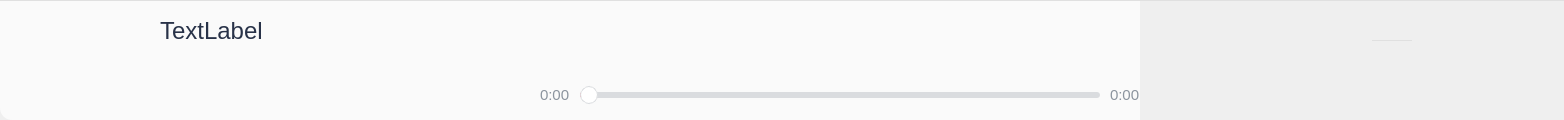
<?xml version="1.0" encoding="UTF-8"?>
<ui version="4.0">
 <class>Musicplayerwi</class>
 <widget class="QWidget" name="Musicplayerwi">
  <property name="geometry">
   <rect>
    <x>0</x>
    <y>0</y>
    <width>1564</width>
    <height>120</height>
   </rect>
  </property>
  <property name="windowTitle">
   <string>Form</string>
  </property>
  <property name="styleSheet">
   <string notr="true">border-top: 1px solid #e0e0e0;     /* 上边框：浅灰色，1像素实线 */

</string>
  </property>
  <layout class="QHBoxLayout" name="horizontalLayout">
   <property name="spacing">
    <number>0</number>
   </property>
   <property name="leftMargin">
    <number>0</number>
   </property>
   <property name="topMargin">
    <number>0</number>
   </property>
   <property name="rightMargin">
    <number>0</number>
   </property>
   <property name="bottomMargin">
    <number>0</number>
   </property>
   <item>
    <widget class="QWidget" name="widget" native="true">
     <property name="minimumSize">
      <size>
       <width>540</width>
       <height>0</height>
      </size>
     </property>
     <property name="maximumSize">
      <size>
       <width>540</width>
       <height>16777215</height>
      </size>
     </property>
     <property name="styleSheet">
      <string notr="true">background-color: #fafafa;
border-bottom-left-radius: 12px; 
border-top: 1px solid #e0e0e0;     /* 上边框：浅灰色，1像素实线 */
</string>
     </property>
     <layout class="QHBoxLayout" name="horizontalLayout_6">
      <property name="spacing">
       <number>0</number>
      </property>
      <property name="leftMargin">
       <number>0</number>
      </property>
      <property name="topMargin">
       <number>0</number>
      </property>
      <property name="rightMargin">
       <number>0</number>
      </property>
      <property name="bottomMargin">
       <number>0</number>
      </property>
      <item>
       <spacer name="horizontalSpacer_5">
        <property name="orientation">
         <enum>Qt::Horizontal</enum>
        </property>
        <property name="sizeType">
         <enum>QSizePolicy::Fixed</enum>
        </property>
        <property name="sizeHint" stdset="0">
         <size>
          <width>40</width>
          <height>20</height>
         </size>
        </property>
       </spacer>
      </item>
      <item>
       <widget class="RecordWi" name="record_wi" native="true">
        <property name="minimumSize">
         <size>
          <width>100</width>
          <height>100</height>
         </size>
        </property>
        <property name="maximumSize">
         <size>
          <width>100</width>
          <height>100</height>
         </size>
        </property>
        <property name="styleSheet">
         <string notr="true">border-top:none;</string>
        </property>
       </widget>
      </item>
      <item>
       <widget class="QWidget" name="widget_7" native="true">
        <property name="styleSheet">
         <string notr="true"/>
        </property>
        <layout class="QVBoxLayout" name="verticalLayout_2">
         <property name="spacing">
          <number>0</number>
         </property>
         <property name="leftMargin">
          <number>0</number>
         </property>
         <property name="topMargin">
          <number>0</number>
         </property>
         <property name="rightMargin">
          <number>0</number>
         </property>
         <property name="bottomMargin">
          <number>0</number>
         </property>
         <item>
          <spacer name="verticalSpacer_2">
           <property name="orientation">
            <enum>Qt::Vertical</enum>
           </property>
           <property name="sizeType">
            <enum>QSizePolicy::Fixed</enum>
           </property>
           <property name="sizeHint" stdset="0">
            <size>
             <width>20</width>
             <height>10</height>
            </size>
           </property>
          </spacer>
         </item>
         <item>
          <widget class="QWidget" name="widget_8" native="true">
           <property name="maximumSize">
            <size>
             <width>16777215</width>
             <height>45</height>
            </size>
           </property>
           <property name="styleSheet">
            <string notr="true">border-top:none;</string>
           </property>
           <layout class="QHBoxLayout" name="horizontalLayout_7">
            <property name="spacing">
             <number>0</number>
            </property>
            <property name="leftMargin">
             <number>0</number>
            </property>
            <property name="topMargin">
             <number>0</number>
            </property>
            <property name="rightMargin">
             <number>0</number>
            </property>
            <property name="bottomMargin">
             <number>0</number>
            </property>
            <item>
             <spacer name="horizontalSpacer_7">
              <property name="orientation">
               <enum>Qt::Horizontal</enum>
              </property>
              <property name="sizeType">
               <enum>QSizePolicy::Fixed</enum>
              </property>
              <property name="sizeHint" stdset="0">
               <size>
                <width>20</width>
                <height>20</height>
               </size>
              </property>
             </spacer>
            </item>
            <item>
             <widget class="QLabel" name="songinfo_lb">
              <property name="minimumSize">
               <size>
                <width>0</width>
                <height>40</height>
               </size>
              </property>
              <property name="maximumSize">
               <size>
                <width>16777215</width>
                <height>40</height>
               </size>
              </property>
              <property name="styleSheet">
               <string notr="true">border-top:none;
color: #283248;
        font-size: 24px;
        font-family: &quot;Microsoft YaHei&quot;;
        font-weight: normal;
        background-color: transparent;</string>
              </property>
              <property name="text">
               <string>TextLabel</string>
              </property>
             </widget>
            </item>
           </layout>
          </widget>
         </item>
         <item>
          <widget class="QWidget" name="widget_9" native="true">
           <property name="maximumSize">
            <size>
             <width>16777215</width>
             <height>50</height>
            </size>
           </property>
           <property name="styleSheet">
            <string notr="true">border-top:none;</string>
           </property>
           <layout class="QHBoxLayout" name="horizontalLayout_8">
            <item>
             <widget class="QPushButton" name="collect_btn">
              <property name="minimumSize">
               <size>
                <width>40</width>
                <height>40</height>
               </size>
              </property>
              <property name="maximumSize">
               <size>
                <width>40</width>
                <height>40</height>
               </size>
              </property>
              <property name="styleSheet">
               <string notr="true">QPushButton{	
	background-image: url(:/res/viewswitch/collect1.png);  
    background-position: center center;
}
QPushButton:hover {
  	background-image: url(:/res/viewswitch/collect2.png);  
    background-position: center center;
}
QPushButton:pressed {
 	background-image: url(:/res/viewswitch/collect3.png);  
    background-position: center center;
}</string>
              </property>
              <property name="text">
               <string/>
              </property>
             </widget>
            </item>
            <item>
             <spacer name="horizontalSpacer_6">
              <property name="orientation">
               <enum>Qt::Horizontal</enum>
              </property>
              <property name="sizeType">
               <enum>QSizePolicy::Fixed</enum>
              </property>
              <property name="sizeHint" stdset="0">
               <size>
                <width>300</width>
                <height>20</height>
               </size>
              </property>
             </spacer>
            </item>
           </layout>
          </widget>
         </item>
         <item>
          <spacer name="verticalSpacer">
           <property name="orientation">
            <enum>Qt::Vertical</enum>
           </property>
           <property name="sizeType">
            <enum>QSizePolicy::Fixed</enum>
           </property>
           <property name="sizeHint" stdset="0">
            <size>
             <width>20</width>
             <height>18</height>
            </size>
           </property>
          </spacer>
         </item>
        </layout>
       </widget>
      </item>
     </layout>
    </widget>
   </item>
   <item>
    <widget class="QWidget" name="widget_2" native="true">
     <property name="minimumSize">
      <size>
       <width>600</width>
       <height>0</height>
      </size>
     </property>
     <property name="maximumSize">
      <size>
       <width>600</width>
       <height>16777215</height>
      </size>
     </property>
     <property name="styleSheet">
      <string notr="true">background-color: #fafafa;

border-top: 1px solid #e0e0e0;     /* 上边框：浅灰色，1像素实线 */
</string>
     </property>
     <layout class="QVBoxLayout" name="verticalLayout">
      <property name="spacing">
       <number>0</number>
      </property>
      <property name="leftMargin">
       <number>0</number>
      </property>
      <property name="topMargin">
       <number>0</number>
      </property>
      <property name="rightMargin">
       <number>0</number>
      </property>
      <property name="bottomMargin">
       <number>0</number>
      </property>
      <item>
       <widget class="QWidget" name="barcontrol_wi" native="true">
        <property name="minimumSize">
         <size>
          <width>0</width>
          <height>80</height>
         </size>
        </property>
        <property name="maximumSize">
         <size>
          <width>16777215</width>
          <height>80</height>
         </size>
        </property>
        <property name="styleSheet">
         <string notr="true">QPushButton {
    background-repeat: no-repeat;
    background-position: center;
    border: none;
    background-color: transparent;
}</string>
        </property>
        <layout class="QHBoxLayout" name="horizontalLayout_2">
         <item>
          <spacer name="horizontalSpacer">
           <property name="orientation">
            <enum>Qt::Horizontal</enum>
           </property>
           <property name="sizeType">
            <enum>QSizePolicy::Fixed</enum>
           </property>
           <property name="sizeHint" stdset="0">
            <size>
             <width>110</width>
             <height>20</height>
            </size>
           </property>
          </spacer>
         </item>
         <item>
          <widget class="QWidget" name="widget_4" native="true">
           <property name="styleSheet">
            <string notr="true">border-top:none;
</string>
           </property>
           <layout class="QHBoxLayout" name="horizontalLayout_3">
            <property name="spacing">
             <number>10</number>
            </property>
            <property name="leftMargin">
             <number>0</number>
            </property>
            <property name="topMargin">
             <number>15</number>
            </property>
            <property name="rightMargin">
             <number>0</number>
            </property>
            <property name="bottomMargin">
             <number>0</number>
            </property>
            <item>
             <widget class="QPushButton" name="love_btn">
              <property name="minimumSize">
               <size>
                <width>40</width>
                <height>40</height>
               </size>
              </property>
              <property name="maximumSize">
               <size>
                <width>40</width>
                <height>40</height>
               </size>
              </property>
              <property name="styleSheet">
               <string notr="true">QPushButton{	
	background-image: url(:/res/viewswitch/love1.png);  
    background-position: center center;
}
QPushButton:hover {
  	background-image: url(:/res/viewswitch/love2.png);  
    background-position: center center;
}
QPushButton:pressed {
 	background-image: url(:/res/viewswitch/love3.png);  
    background-position: center center;
}
</string>
              </property>
              <property name="text">
               <string/>
              </property>
             </widget>
            </item>
            <item>
             <widget class="QPushButton" name="forward_btn">
              <property name="minimumSize">
               <size>
                <width>40</width>
                <height>40</height>
               </size>
              </property>
              <property name="maximumSize">
               <size>
                <width>40</width>
                <height>40</height>
               </size>
              </property>
              <property name="styleSheet">
               <string notr="true">QPushButton{	
	background-image: url(:/res/viewswitch/forward1.png);  
    background-position: center center;
}
QPushButton:hover {
  	background-image: url(:/res/viewswitch/forward2.png);  
    background-position: center center;
}
QPushButton:pressed {
 	background-image: url(:/res/viewswitch/forward3.png);  
    background-position: center center;
}
</string>
              </property>
              <property name="text">
               <string/>
              </property>
             </widget>
            </item>
           </layout>
          </widget>
         </item>
         <item>
          <widget class="StatePushbutton" name="pause_btn">
           <property name="minimumSize">
            <size>
             <width>70</width>
             <height>70</height>
            </size>
           </property>
           <property name="maximumSize">
            <size>
             <width>70</width>
             <height>70</height>
            </size>
           </property>
           <property name="styleSheet">
            <string notr="true">QPushButton{	
	background-image: url(:/res/viewswitch/pause1.png);  
    background-position: center center;
}
QPushButton:hover {
  	background-image: url(:/res/viewswitch/pause2.png);  
    background-position: center center;
}
QPushButton:pressed {
 	background-image: url(:/res/viewswitch/pause3.png);  
    background-position: center center;
}
QPushButton:checked {
    background-image: url(:/res/viewswitch/continue1.png);
   background-position: center center;
}
QPushButton:checked:hover {
    background-image: url(:/res/viewswitch/continue2.png);
   background-position: center center;
}
QPushButton:checked:pressed {
    background-image: url(:/res/viewswitch/continue3.png);
   background-position: center center;
}</string>
           </property>
           <property name="text">
            <string/>
           </property>
          </widget>
         </item>
         <item>
          <widget class="QWidget" name="widget_5" native="true">
           <property name="styleSheet">
            <string notr="true">border-top:none;
</string>
           </property>
           <layout class="QHBoxLayout" name="horizontalLayout_4">
            <property name="spacing">
             <number>10</number>
            </property>
            <property name="leftMargin">
             <number>0</number>
            </property>
            <property name="topMargin">
             <number>13</number>
            </property>
            <property name="rightMargin">
             <number>0</number>
            </property>
            <property name="bottomMargin">
             <number>0</number>
            </property>
            <item>
             <widget class="QPushButton" name="retreat_btn">
              <property name="minimumSize">
               <size>
                <width>40</width>
                <height>40</height>
               </size>
              </property>
              <property name="maximumSize">
               <size>
                <width>40</width>
                <height>40</height>
               </size>
              </property>
              <property name="styleSheet">
               <string notr="true">QPushButton{	
	background-image: url(:/res/viewswitch/retreat1.png);  
    background-position: center center;
}
QPushButton:hover {
  	background-image: url(:/res/viewswitch/retreat2.png);  
    background-position: center center;
}
QPushButton:pressed {
 	background-image: url(:/res/viewswitch/retreat3.png);  
    background-position: center center;
}
</string>
              </property>
              <property name="text">
               <string/>
              </property>
             </widget>
            </item>
            <item>
             <widget class="QPushButton" name="order_btn">
              <property name="minimumSize">
               <size>
                <width>40</width>
                <height>40</height>
               </size>
              </property>
              <property name="maximumSize">
               <size>
                <width>40</width>
                <height>40</height>
               </size>
              </property>
              <property name="styleSheet">
               <string notr="true">QPushButton{	
	background-image: url(:/res/viewswitch/order1.png);  
    background-position: center center;
}
QPushButton:hover {
  	background-image: url(:/res/viewswitch/order2.png);  
    background-position: center center;
}
QPushButton:pressed {
 	background-image: url(:/res/viewswitch/order3.png);  
    background-position: center center;
}
</string>
              </property>
              <property name="text">
               <string/>
              </property>
             </widget>
            </item>
           </layout>
          </widget>
         </item>
         <item>
          <spacer name="horizontalSpacer_2">
           <property name="orientation">
            <enum>Qt::Horizontal</enum>
           </property>
           <property name="sizeType">
            <enum>QSizePolicy::Fixed</enum>
           </property>
           <property name="sizeHint" stdset="0">
            <size>
             <width>110</width>
             <height>20</height>
            </size>
           </property>
          </spacer>
         </item>
        </layout>
       </widget>
      </item>
      <item>
       <widget class="QWidget" name="progressbar_wi" native="true">
        <property name="minimumSize">
         <size>
          <width>0</width>
          <height>30</height>
         </size>
        </property>
        <property name="maximumSize">
         <size>
          <width>16777215</width>
          <height>30</height>
         </size>
        </property>
        <property name="styleSheet">
         <string notr="true">border-top:none;
</string>
        </property>
        <layout class="QHBoxLayout" name="horizontalLayout_9">
         <property name="spacing">
          <number>0</number>
         </property>
         <property name="leftMargin">
          <number>0</number>
         </property>
         <property name="topMargin">
          <number>0</number>
         </property>
         <property name="rightMargin">
          <number>0</number>
         </property>
         <property name="bottomMargin">
          <number>0</number>
         </property>
         <item>
          <widget class="QLabel" name="lefttime_lb">
           <property name="styleSheet">
            <string notr="true">color: #8b949e;
        font-size: 15px;
        font-family: &quot;Microsoft YaHei&quot;;
        font-weight: normal;
        background-color: transparent;</string>
           </property>
           <property name="text">
            <string>0:00</string>
           </property>
          </widget>
         </item>
         <item>
          <spacer name="horizontalSpacer_8">
           <property name="orientation">
            <enum>Qt::Horizontal</enum>
           </property>
           <property name="sizeType">
            <enum>QSizePolicy::Fixed</enum>
           </property>
           <property name="sizeHint" stdset="0">
            <size>
             <width>10</width>
             <height>20</height>
            </size>
           </property>
          </spacer>
         </item>
         <item>
          <widget class="QSlider" name="bar_sl">
           <property name="styleSheet">
            <string notr="true">QSlider {
    min-height: 20px;
}

QSlider::groove:horizontal {
    border: none;
    height: 6px;
    background: #DADCDF;
    margin: 0px;
    border-radius: 3px;
}

QSlider::handle:horizontal {
    background: white;
    border: 2px solid #FC3D4D;
	border: 1px solid #DADCDF;
    width: 16px;
    height: 16px;
    margin: -6px 0;
    border-radius: 9px;
}
QSlider::sub-page:horizontal {
    background: #FC3D4D;
    border-radius: 3px;
}</string>
           </property>
           <property name="orientation">
            <enum>Qt::Horizontal</enum>
           </property>
          </widget>
         </item>
         <item>
          <spacer name="horizontalSpacer_9">
           <property name="orientation">
            <enum>Qt::Horizontal</enum>
           </property>
           <property name="sizeType">
            <enum>QSizePolicy::Fixed</enum>
           </property>
           <property name="sizeHint" stdset="0">
            <size>
             <width>10</width>
             <height>20</height>
            </size>
           </property>
          </spacer>
         </item>
         <item>
          <widget class="QLabel" name="righttime_lb">
           <property name="styleSheet">
            <string notr="true">color: #8b949e;
        font-size: 15px;
        font-family: &quot;Microsoft YaHei&quot;;
        font-weight: normal;
        background-color: transparent;</string>
           </property>
           <property name="text">
            <string>0:00</string>
           </property>
          </widget>
         </item>
        </layout>
       </widget>
      </item>
      <item>
       <spacer name="verticalSpacer_3">
        <property name="orientation">
         <enum>Qt::Vertical</enum>
        </property>
        <property name="sizeType">
         <enum>QSizePolicy::Fixed</enum>
        </property>
        <property name="sizeHint" stdset="0">
         <size>
          <width>20</width>
          <height>10</height>
         </size>
        </property>
       </spacer>
      </item>
     </layout>
    </widget>
   </item>
   <item>
    <widget class="QWidget" name="widget_3" native="true">
     <property name="styleSheet">
      <string notr="true">
background-color: #fafafa;
border-bottom-right-radius: 12px; 
QPushButton {
    background-repeat: no-repeat;
    background-position: center;
    border: none;
    background-color: transparent;
}</string>
     </property>
     <layout class="QHBoxLayout" name="horizontalLayout_5">
      <item>
       <spacer name="horizontalSpacer_3">
        <property name="orientation">
         <enum>Qt::Horizontal</enum>
        </property>
        <property name="sizeType">
         <enum>QSizePolicy::Fixed</enum>
        </property>
        <property name="sizeHint" stdset="0">
         <size>
          <width>180</width>
          <height>20</height>
         </size>
        </property>
       </spacer>
      </item>
      <item>
       <widget class="QPushButton" name="volume_btn">
        <property name="minimumSize">
         <size>
          <width>40</width>
          <height>40</height>
         </size>
        </property>
        <property name="maximumSize">
         <size>
          <width>40</width>
          <height>40</height>
         </size>
        </property>
        <property name="styleSheet">
         <string notr="true">
QPushButton{	
	background-image: url(:/res/viewswitch/volume1.png);  
    background-position: center center;
border-top:none;
}
QPushButton:hover {
  	background-image: url(:/res/viewswitch/volume2.png);  
    background-position: center center;
border-top:none;
}
border-top:none;</string>
        </property>
        <property name="text">
         <string/>
        </property>
       </widget>
      </item>
      <item>
       <spacer name="horizontalSpacer_4">
        <property name="orientation">
         <enum>Qt::Horizontal</enum>
        </property>
        <property name="sizeType">
         <enum>QSizePolicy::Fixed</enum>
        </property>
        <property name="sizeHint" stdset="0">
         <size>
          <width>10</width>
          <height>20</height>
         </size>
        </property>
       </spacer>
      </item>
      <item>
       <widget class="QPushButton" name="list_btn">
        <property name="minimumSize">
         <size>
          <width>40</width>
          <height>40</height>
         </size>
        </property>
        <property name="maximumSize">
         <size>
          <width>40</width>
          <height>40</height>
         </size>
        </property>
        <property name="styleSheet">
         <string notr="true">QPushButton{	
	background-image: url(:/res/viewswitch/list1.png);  
    background-position: center center;
border-top:none;
}
QPushButton:hover {
  	background-image: url(:/res/viewswitch/list2.png);  
    background-position: center center;
border-top:none;
}
QPushButton:pressed {
 	background-image: url(:/res/viewswitch/list3.png);  
    background-position: center center;
border-top:none;
}
</string>
        </property>
        <property name="text">
         <string/>
        </property>
       </widget>
      </item>
     </layout>
    </widget>
   </item>
  </layout>
 </widget>
 <customwidgets>
  <customwidget>
   <class>RecordWi</class>
   <extends>QWidget</extends>
   <header location="global">recordwi.h</header>
   <container>1</container>
  </customwidget>
  <customwidget>
   <class>StatePushbutton</class>
   <extends>QPushButton</extends>
   <header location="global">statepushbutton.h</header>
  </customwidget>
 </customwidgets>
 <resources/>
 <connections/>
</ui>
